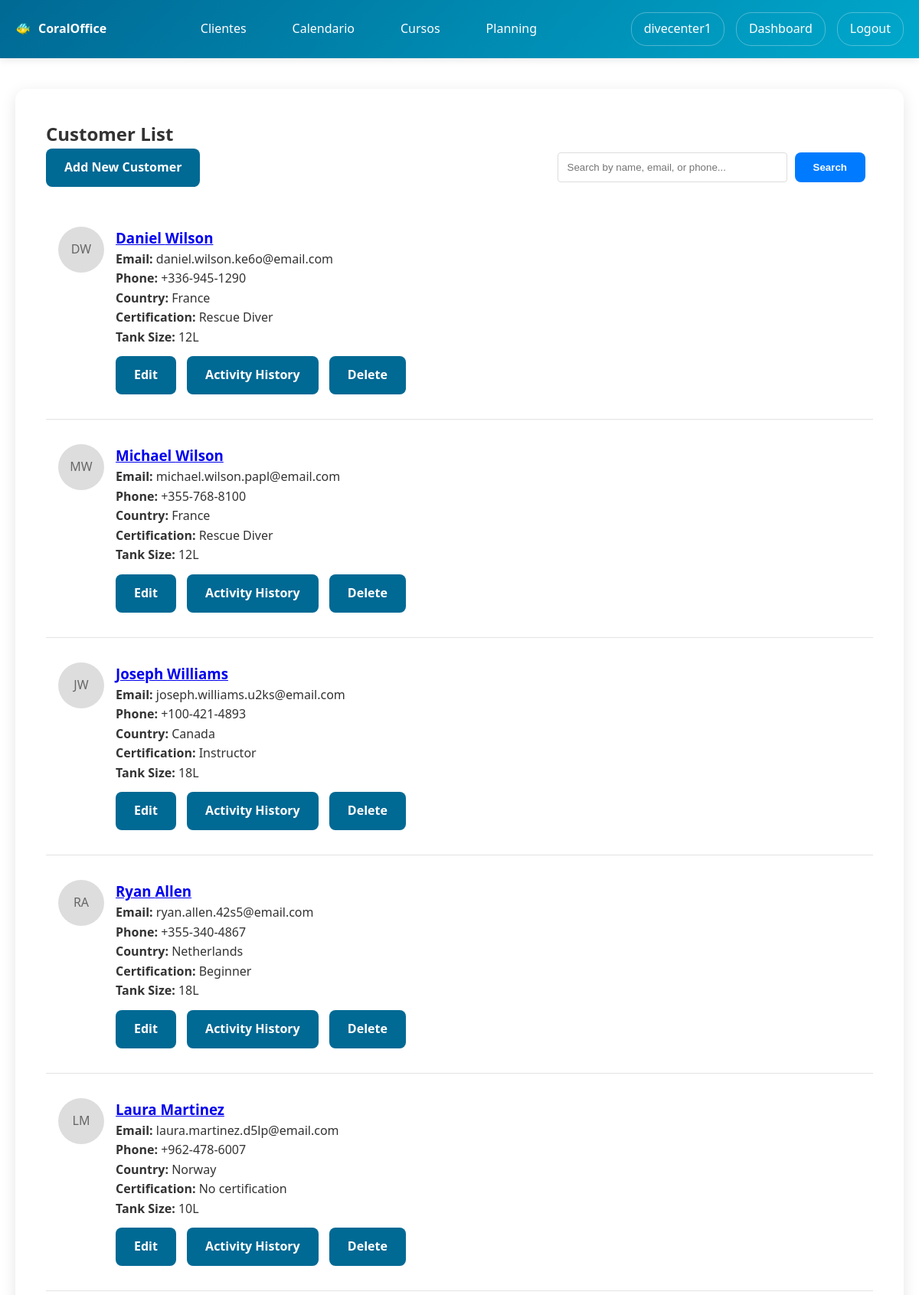
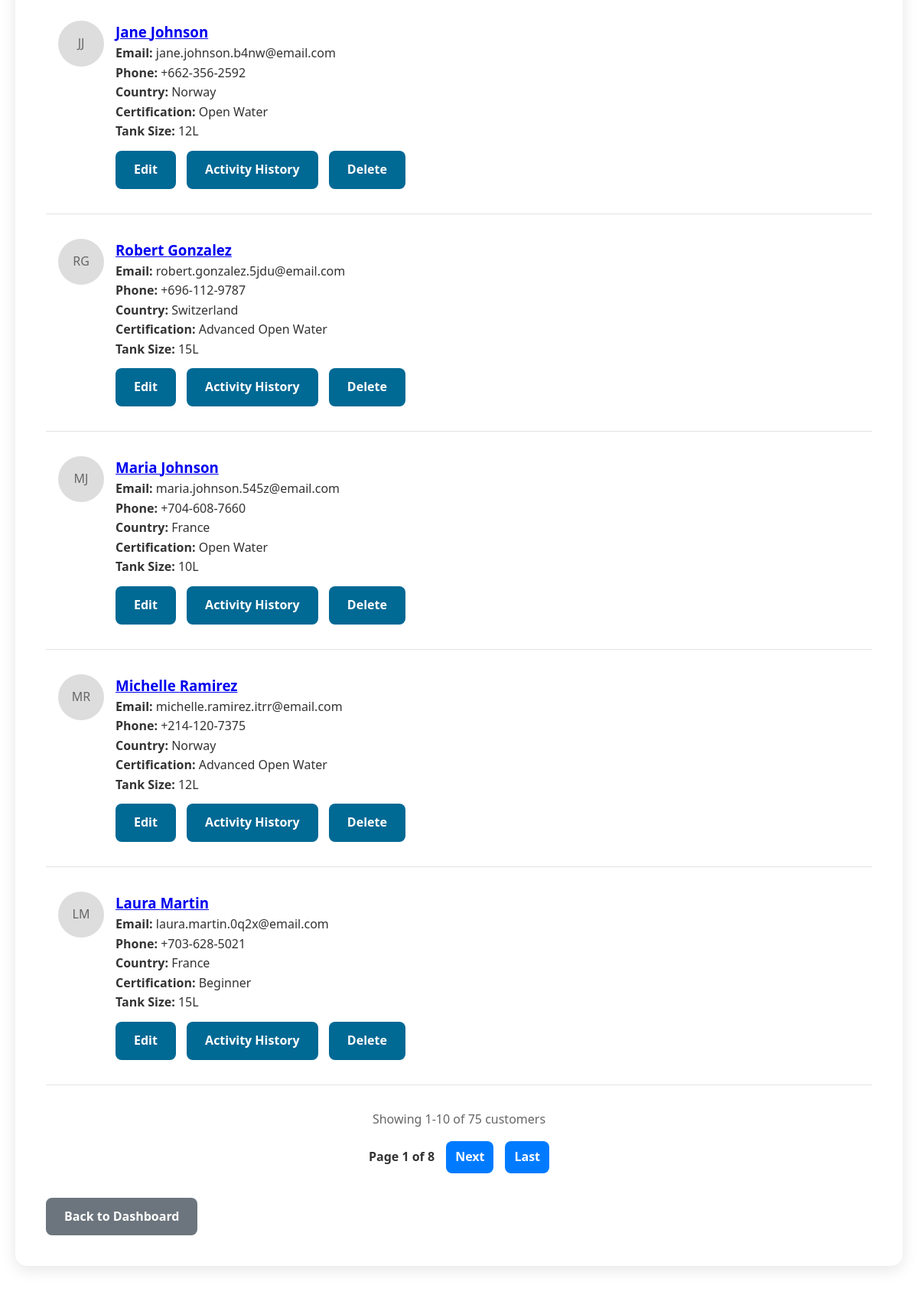
Screenshot of /users/customers/ (signed in, upper part) with the database file from the repository (2 pictures, top to bottom).
### users/models.py (models this page shows, shortened)
class Customer(models.Model):
    DIVING_LEVEL_CHOICES = [
        ('NONE', 'No certification'),
        ('BEGINNER', 'Beginner'),
        ('OPEN_WATER', 'Open Water'),
        ('ADVANCED_OPEN_WATER', 'Advanced Open Water'),
        ('RESCUE_DIVER', 'Rescue Diver'),
        ('DIVEMASTER', 'Divemaster'),
        ('INSTRUCTOR', 'Instructor'),
    ]
    LANGUAGE_CHOICES = [
        ('EN', 'English'),
        ('ES', 'Spanish'),
        ('FR', 'French'),
        ('CAT', 'Catalan'),
        ('OTHER', 'Other'),
    ]
    COUNTRY_CHOICES = [
        ('US', 'United States'),
        ('CA', 'Canada'),
        ('GB', 'United Kingdom'),
        ('FR', 'France'),
        ('DE', 'Germany'),
        ('IT', 'Italy'),
        ('ES', 'Spain'),
        ('PT', 'Portugal'),
        ('NL', 'Netherlands'),
        ('BE', 'Belgium'),
        ('CH', 'Switzerland'),
        ('AT', 'Austria'),
        ('SE', 'Sweden'),
        ('NO', 'Norway'),
        ('DK', 'Denmark'),
        ('FI', 'Finland'),
        ('IN', 'India'),
        ('OTHER', 'Other'),
    ]
    diving_center = models.ForeignKey(User, on_delete=models.CASCADE, related_name='customers')
    first_name = models.CharField(max_length=50)
    last_name = models.CharField(max_length=50)
    email = models.EmailField()
    phone_number = models.CharField(max_length=20)
    country = models.CharField(max_length=10, choices=COUNTRY_CHOICES, default='OTHER')
    language = models.CharField(max_length=10, choices=LANGUAGE_CHOICES, default='EN')
    birthday = models.DateField(null=True, blank=True)
    certification_level = models.CharField(max_length=50, choices=DIVING_LEVEL_CHOICES, default='NONE')
    emergency_contact = models.CharField(max_length=100, blank=True)
    medical_conditions = models.TextField(blank=True)
    weight = models.FloatField(null=True, blank=True, help_text="Weight in kg")
    height = models.FloatField(null=True, blank=True, help_text="Height in cm")
    foot_size = models.FloatField(null=True, blank=True, help_text="Foot size (EU)")
    default_tank_size = models.CharField(max_length=10, choices=[
        ('10L', '10 Liters'),
        ('12L', '12 Liters'),
        ('15L', '15 Liters'),
        ('18L', '18 Liters'),
    ], default='12L', help_text="Default tank size for this customer")
    profile_picture = models.ImageField(upload_to='customer_profiles/', null=True, blank=True)
    diving_licence = models.FileField(upload_to='customer_documents/licences/', null=True, blank=True)
    diving_insurance = models.FileField(upload_to='customer_documents/insurance/', null=True, blank=True)
    medical_check = models.FileField(upload_to='customer_documents/medical/', null=True, blank=True)
    created_at = models.DateTimeField(auto_now_add=True)

### users/views.py (the view, shortened to what this page needs)
# urls.py: path('customers/', views.customer_list, name='customer_list'),
@login_required
def customer_list(request):
    if not request.user.userprofile.is_diving_center:
        messages.error(request, 'Access denied.')
        return redirect('users:profile')
    customers = Customer.objects.filter(diving_center=request.user)
    search_query = request.GET.get('search', '').strip()
    from django.core.paginator import Paginator
    paginator = Paginator(customers, 10)  # Show 10 customers per page
    page_number = request.GET.get('page')
    customers_page = paginator.get_page(page_number)
    return render(request, 'users/customer_list.html', {
        'customers': customers_page,
        'search_query': search_query,
        'total_customers': customers.count()
    })

### users/templates/users/customer_list.html (shortened to what this page needs)
{% extends 'users/base.html' %}
{% block users_content %}
<h2>Customer List</h2>
<div style="display: flex; justify-content: space-between; align-items: center; margin-bottom: 20px;">
    <a href="{% url 'users:add_customer' %}" class="btn">Add New Customer</a>
    <form method="get" style="display: flex; gap: 10px;">
        <input type="text" name="search" value="{{ search_query|default:'' }}"
               placeholder="Search by name, email, or phone..."
               style="padding: 8px 12px; border: 1px solid #ddd; border-radius: 4px; width: 300px;">
        <button type="submit" class="btn" style="background-color: #007bff;">
             Search
        </button>
    </form>
</div>
{% for customer in customers %}
            <div class="customer-card" style="border-bottom: 1px solid #e3e3e3; padding: 2rem 1rem;">
                <div style="display: flex; align-items: start; gap: 15px;">
                    <div style="flex-shrink: 0;">
                        {% if customer.profile_picture %}
                            <img src="{{ customer.profile_picture.url }}" alt="{{ customer.first_name }}" style="width: 60px; height: 60px; border-radius: 50%; object-fit: cover;">
                        {% else %}
                            <div style="width: 60px; height: 60px; border-radius: 50%; background: #ddd; display: flex; align-items: center; justify-content: center; color: #666;">
                                {{ customer.first_name.0 }}{{ customer.last_name.0 }}
                            </div>
                        {% endif %}
                    </div>
                    <div style="flex: 1;">
                        <h3><a href="{% url 'users:edit_customer' customer.id %}">{{ customer.first_name }} {{ customer.last_name }}</a></h3>
                        <p><strong>Email:</strong> {{ customer.email }}</p>
                        <p><strong>Phone:</strong> {{ customer.phone_number }}</p>
                        <p><strong>Country:</strong> {{ customer.get_country_display }}</p>
                        <p><strong>Certification:</strong> {{ customer.get_certification_level_display }}</p>
                        <p style="margin-bottom: .75rem;"><strong>Tank Size:</strong> {{ customer.default_tank_size }}</p>
                        <div class="customer-actions">
                            <a href="{% url 'users:edit_customer' customer.id %}" class="btn btn-edit">Edit</a>
                            <a href="{% url 'users:customer_activity_history' customer.id %}" class="btn btn-history">Activity History</a>
                            <a href="{% url 'users:delete_customer' customer.id %}" class="btn btn-delete">Delete</a>
                        </div>
                    </div>
                </div>
            </div>
            {% endfor %}
{% if customers.has_other_pages %}
<div class="pagination-container" style="margin: 2rem 0; text-align: center;">
    <div class="pagination-info" style="margin-bottom: 1rem; color: #666;">
        Showing {{ customers.start_index }}-{{ customers.end_index }} of {{ total_customers }} customer{{ total_customers|pluralize }}
    </div>
    <div class="pagination" style="display: inline-flex; gap: 5px; align-items: center;">
        <span style="margin: 0 10px; font-weight: bold;">
            Page {{ customers.number }} of {{ customers.paginator.num_pages }}
        </span>
        {% if customers.has_next %}
            <a href="?page={{ customers.next_page_number }}{% if search_query %}&search={{ search_query }}{% endif %}" class="btn" style="padding: 8px 12px; background-color: #007bff;">Next</a>
            <a href="?page={{ customers.paginator.num_pages }}{% if search_query %}&search={{ search_query }}{% endif %}" class="btn" style="padding: 8px 12px; background-color: #007bff;">Last</a>
        {% endif %}
    </div>
</div>
{% endif %}
<a href="{% url 'users:diving_center_dashboard' %}" class="btn" style="background: #6c757d;">Back to Dashboard</a>
{% endblock %}

### home/templates/home/base.html (shortened to what this page needs)
<!DOCTYPE html>
<html lang="en">
<head>
</head>
<body>
    <header class="header">
        <nav class="nav-container">
            <div class="logo">CoralOffice</div>
            <ul class="nav-menu">
                {% if user.is_authenticated and user.userprofile.is_diving_center %}
                    <li><a href="{% url 'users:customer_list' %}">Clientes</a></li>
                    <li><a href="{% url 'users:calendar_view' %}">Calendario</a></li>
                <li><a href="{% url 'users:courses_list' %}">Cursos</a></li>
<li><a href="{% url 'users:staff_planning' %}">Planning</a></li>
                {% else %}
                    <li><a href="{% url 'home:home' %}">Home</a></li>
                    <li><a href="{% url 'home:services' %}">Services</a></li>
                    <li><a href="{% url 'home:about' %}">About</a></li>
                    <li><a href="{% url 'home:contact' %}">Contact</a></li>
                {% endif %}
            </ul>
            <div class="user-menu">
                {% if user.is_authenticated %}
                    <a href="{% url 'users:profile' %}">{{ user.username }}</a>
                    {% if user.userprofile.is_diving_center %}
                        <a href="{% url 'users:diving_center_dashboard' %}">Dashboard</a>
                    {% endif %}
                    <a href="{% url 'users:logout' %}">Logout</a>
                {% else %}
                    <a href="{% url 'users:login' %}">Login</a>
                {% endif %}
            </div>
        </nav>
    </header>
    <main class="main-content">
        {% block content %}
        {% endblock %}
    </main>
</body>
</html>

### home/templates/home/base.html (style rules this page uses)
* { margin: 0; padding: 0; box-sizing: border-box; }
body { font-family: 'Segoe UI', Tahoma, Geneva, Verdana, sans-serif; line-height: 1.6; color: #333; }
.header { background: linear-gradient(135deg, #006994, #00a8cc); color: white; padding: 1rem 0; box-shadow: 0 2px 10px rgba(0,0,0,0.1); position: relative; }
.nav-container { max-width: 1200px; margin: 0 auto; display: flex; justify-content: space-between; align-items: center; padding: 0 20px; }
.logo { font-size: 1rem; font-weight: bold; display: flex; align-items: center; z-index: 1001; }
.logo::before { content: '🐠'; margin-right: 10px; }
.nav-menu { display: flex; list-style: none; gap: 30px; }
.nav-menu a { color: white; text-decoration: none; padding: 10px 15px; border-radius: 5px; transition: background 0.3s; }
.user-menu { display: flex; align-items: center; gap: 15px; }
.user-menu a { color: white; text-decoration: none; padding: 8px 16px; border: 1px solid rgba(255,255,255,0.3); border-radius: 20px; transition: all 0.3s; }
.main-content { min-height: calc(100vh - 140px); padding: 40px 0; }

### users/templates/users/base.html (style rules this page uses)
.btn { padding: 12px 24px; background: #006994; color: white; border: none; border-radius: 8px; cursor: pointer; text-decoration: none; display: inline-block; font-weight: bold; transition: background 0.3s; margin-right: 10px; }

### rows the page displays
Customer: first_name.0 "D", last_name.0 "W", first_name "Daniel", last_name "Wilson", email "daniel.wilson.ke6o@email.com", phone_number "+336-945-1290", country "France", certification_level "Rescue Diver", default_tank_size "12L"
Customer: first_name.0 "M", last_name.0 "W", first_name "Michael", last_name "Wilson", email "michael.wilson.papl@email.com", phone_number "+355-768-8100", country "France", certification_level "Rescue Diver", default_tank_size "12L"
Customer: first_name.0 "J", last_name.0 "W", first_name "Joseph", last_name "Williams", email "joseph.williams.u2ks@email.com", phone_number "+100-421-4893", country "Canada", certification_level "Instructor", default_tank_size "18L"
Customer: first_name.0 "R", last_name.0 "A", first_name "Ryan", last_name "Allen", email "ryan.allen.42s5@email.com", phone_number "+355-340-4867", country "Netherlands", certification_level "Beginner", default_tank_size "18L"
Customer: first_name.0 "L", last_name.0 "M", first_name "Laura", last_name "Martinez", email "laura.martinez.d5lp@email.com", phone_number "+962-478-6007", country "Norway", certification_level "No certification", default_tank_size "10L"
Customer: first_name.0 "J", last_name.0 "J", first_name "Jane", last_name "Johnson", email "jane.johnson.b4nw@email.com", phone_number "+662-356-2592", country "Norway", certification_level "Open Water", default_tank_size "12L"
Customer: first_name.0 "R", last_name.0 "G", first_name "Robert", last_name "Gonzalez", email "robert.gonzalez.5jdu@email.com", phone_number "+696-112-9787", country "Switzerland", certification_level "Advanced Open Water", default_tank_size "15L"
Customer: first_name.0 "M", last_name.0 "J", first_name "Maria", last_name "Johnson", email "maria.johnson.545z@email.com", phone_number "+704-608-7660", country "France", certification_level "Open Water", default_tank_size "10L"
Customer: first_name.0 "M", last_name.0 "R", first_name "Michelle", last_name "Ramirez", email "michelle.ramirez.itrr@email.com", phone_number "+214-120-7375", country "Norway", certification_level "Advanced Open Water", default_tank_size "12L"
Customer: first_name.0 "L", last_name.0 "M", first_name "Laura", last_name "Martin", email "laura.martin.0q2x@email.com", phone_number "+703-628-5021", country "France", certification_level "Beginner", default_tank_size "15L"

### other values shown
{{ user.username }} "divecenter1"
{{ customers.start_index }} "1"
{{ customers.end_index }} "10"
{{ total_customers }} "75"
{{ customers.number }} "1"
{{ customers.paginator.num_pages }} "8"
